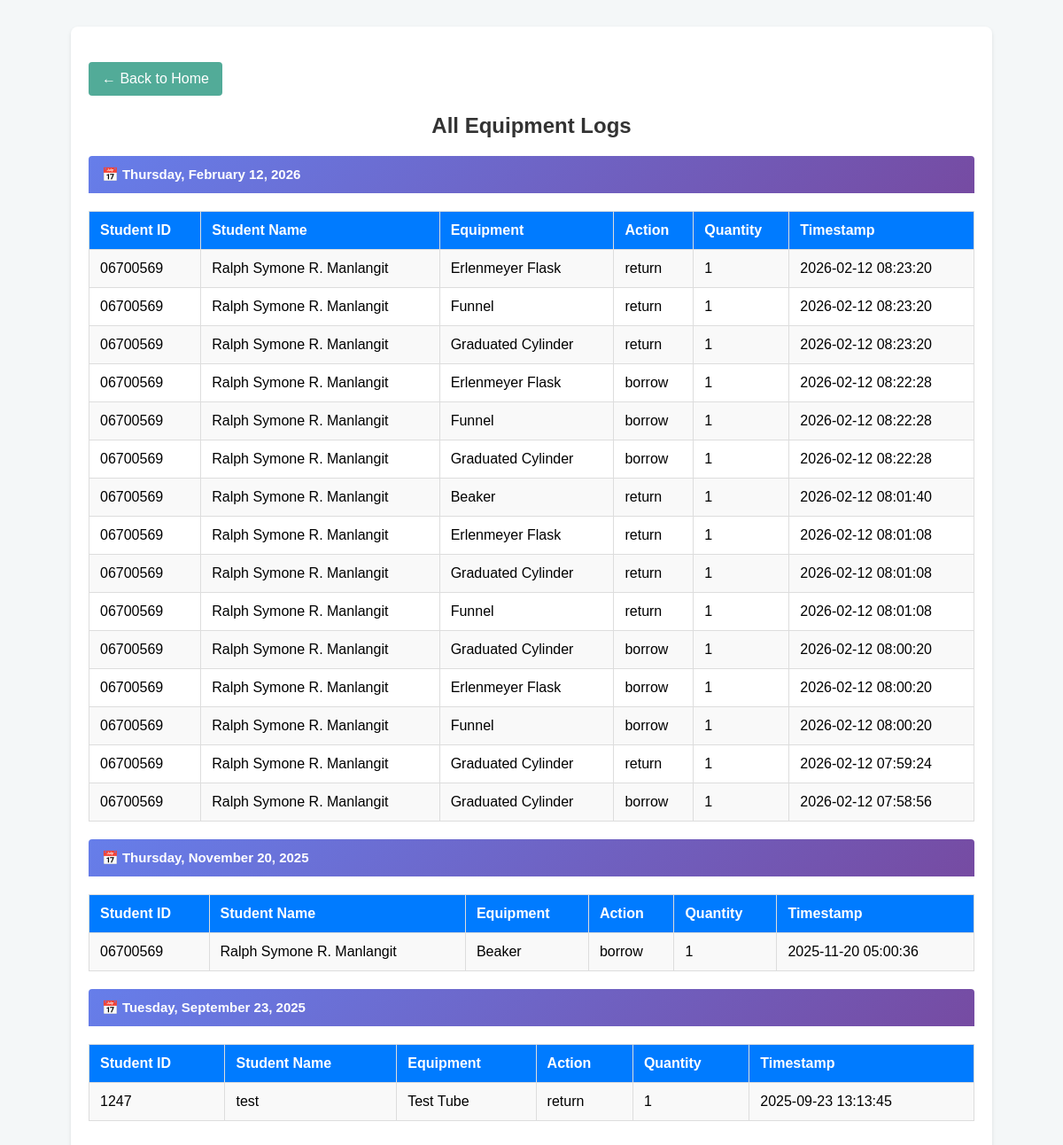
The app's page /history with its own data.
### tables this page shows
CREATE TABLE equipment_log (
            id INTEGER PRIMARY KEY AUTOINCREMENT,
            student_id TEXT NOT NULL,
            equipment_name TEXT NOT NULL,
            action TEXT CHECK(action IN ('borrow', 'return')),
            timestamp TEXT DEFAULT CURRENT_TIMESTAMP
        , number_of_equipment INTEGER DEFAULT 0, quantity INTEGER DEFAULT 1);

CREATE TABLE students (
            student_id TEXT PRIMARY KEY,
            name TEXT NOT NULL,
            course TEXT,
            year_level INTEGER
        , student_type TEXT DEFAULT 'college');

### app.py (the view)
@app.route('/history')
def history():
    conn = sqlite3.connect("database.db")
    c = conn.cursor()
    c.execute("""
        SELECT el.student_id, s.name, el.equipment_name, el.action, el.quantity, el.timestamp
        FROM equipment_log el
        LEFT JOIN students s ON el.student_id = s.student_id
        ORDER BY el.timestamp DESC
    """)
    logs = c.fetchall()
    conn.close()
    from datetime import datetime
    from collections import OrderedDict
    grouped_logs = OrderedDict()
    for log in logs:
        timestamp = log[5]
        date_str = timestamp.split(' ')[0] if timestamp else 'Unknown'
        try:
            date_obj = datetime.strptime(date_str, '%Y-%m-%d')
            date_display = date_obj.strftime('%A, %B %d, %Y')  # e.g., "Monday, January 15, 2024"
        except:
            date_display = date_str
        if date_display not in grouped_logs:
            grouped_logs[date_display] = []
        grouped_logs[date_display].append(log)
    return render_template('history.html', grouped_logs=grouped_logs)

### templates/history.html (shortened to what this page needs)
<!DOCTYPE html>
<html>
<head>
    <link rel="stylesheet" href="{{ url_for('static', filename='style.css') }}">
</head>
<body>
    <div class="container">
        <a href="/" class="back-button" style="display: inline-block; margin-bottom: 20px;">← Back to Home</a>
        <h2>All Equipment Logs</h2>
        {% if grouped_logs %}
            {% for date, logs in grouped_logs.items() %}
            <div class="date-header">📅 {{ date }}</div>
            <table>
                <tr>
                    <th>Student ID</th>
                    <th>Student Name</th>
                    <th>Equipment</th>
                    <th>Action</th>
                    <th>Quantity</th>
                    <th>Timestamp</th>
                </tr>
                {% for row in logs %}
                <tr>
                    <td>{{ row[0] }}</td>
                    <td>{{ row[1] if row[1] else 'Unknown' }}</td>
                    <td>{{ row[2] }}</td>
                    <td>{{ row[3] }}</td>
                    <td>{{ row[4] }}</td>
                    <td>{{ row[5] }}</td>
                </tr>
                {% endfor %}
            </table>
            {% endfor %}
        {% else %}
        <p style="text-align: center; color: #666; padding: 20px;">No records found.</p>
        {% endif %}
    </div>
</body>
</html>

### static/style.css (style rules this page uses)
body { font-family: 'Segoe UI', Tahoma, Geneva, Verdana, sans-serif; background: linear-gradient(to right, #e9f1fb, #f5f9ff); margin: 0; padding: 0; }
.container { max-width: 800px; margin: 40px auto; padding: 30px 40px; background-color: #ffffff; border-radius: 14px; box-shadow: 0 6px 25px rgba(0, 0, 0, 0.08); }
h1, h2 { color: #1f3b73; text-align: center; margin-bottom: 15px; }
a.back-button { display: inline-block; margin-top: 25px; padding: 10px 18px; background-color: #52ab98; color: white; text-decoration: none; border-radius: 6px; font-weight: 500; transition: background-color 0.3s; }
table { width: 100%; border-collapse: collapse; margin-top: 20px; }
table th, table td { padding: 10px 12px; text-align: left; border: 1px solid #ddd; }
table th { background-color: #1e90ff; color: white; }
table tr:nth-child(even) { background-color: #f7f9fc; }
h2 { margin-top: 30px; text-align: center; }

### templates/history.html (style rules this page uses)
body { font-family: Arial, sans-serif; background: #f4f7f8; margin: 0; padding: 0; }
.container { max-width: 1000px; margin: 30px auto; padding: 20px; background: white; border-radius: 8px; box-shadow: 0 2px 4px rgba(0,0,0,0.1); }
h2 { color: #333; margin-top: 0; }
.date-header { background: linear-gradient(135deg, #667eea 0%, #764ba2 100%); color: white; padding: 12px 15px; margin-top: 20px; margin-bottom: 0; border-radius: 4px 4px 0 0; font-weight: 600; font-size: 15px; }
table { width: 100%; border-collapse: collapse; margin-bottom: 20px; }
table th, table td { padding: 12px; text-align: left; border-bottom: 1px solid #ddd; }
table th { background-color: #007bff; color: white; font-weight: 600; }
table tr:nth-child(even) { background-color: #f9f9f9; }
a.back-button { display: inline-block; margin-top: 20px; padding: 10px 15px; background-color: #52ab98; color: white; text-decoration: none; border-radius: 4px; }

### records on screen
equipment_log: student "06700569", name "Ralph Symone R. Manlangit", equipment_name "Erlenmeyer Flask", action "return", quantity "1", timestamp "2026-02-12 08:23:20"
equipment_log: student "06700569", name "Ralph Symone R. Manlangit", equipment_name "Funnel", action "return", quantity "1", timestamp "2026-02-12 08:23:20"
equipment_log: student "06700569", name "Ralph Symone R. Manlangit", equipment_name "Graduated Cylinder", action "return", quantity "1", timestamp "2026-02-12 08:23:20"
equipment_log: student "06700569", name "Ralph Symone R. Manlangit", equipment_name "Erlenmeyer Flask", action "borrow", quantity "1", timestamp "2026-02-12 08:22:28"
equipment_log: student "06700569", name "Ralph Symone R. Manlangit", equipment_name "Funnel", action "borrow", quantity "1", timestamp "2026-02-12 08:22:28"
equipment_log: student "06700569", name "Ralph Symone R. Manlangit", equipment_name "Graduated Cylinder", action "borrow", quantity "1", timestamp "2026-02-12 08:22:28"
equipment_log: student "06700569", name "Ralph Symone R. Manlangit", equipment_name "Beaker", action "return", quantity "1", timestamp "2026-02-12 08:01:40"
equipment_log: student "06700569", name "Ralph Symone R. Manlangit", equipment_name "Erlenmeyer Flask", action "return", quantity "1", timestamp "2026-02-12 08:01:08"
equipment_log: student "06700569", name "Ralph Symone R. Manlangit", equipment_name "Graduated Cylinder", action "return", quantity "1", timestamp "2026-02-12 08:01:08"
equipment_log: student "06700569", name "Ralph Symone R. Manlangit", equipment_name "Funnel", action "return", quantity "1", timestamp "2026-02-12 08:01:08"
equipment_log: student "06700569", name "Ralph Symone R. Manlangit", equipment_name "Graduated Cylinder", action "borrow", quantity "1", timestamp "2026-02-12 08:00:20"
equipment_log: student "06700569", name "Ralph Symone R. Manlangit", equipment_name "Erlenmeyer Flask", action "borrow", quantity "1", timestamp "2026-02-12 08:00:20"
equipment_log: student "06700569", name "Ralph Symone R. Manlangit", equipment_name "Funnel", action "borrow", quantity "1", timestamp "2026-02-12 08:00:20"
equipment_log: student "06700569", name "Ralph Symone R. Manlangit", equipment_name "Graduated Cylinder", action "return", quantity "1", timestamp "2026-02-12 07:59:24"
equipment_log: student "06700569", name "Ralph Symone R. Manlangit", equipment_name "Graduated Cylinder", action "borrow", quantity "1", timestamp "2026-02-12 07:58:56"
equipment_log: student "06700569", name "Ralph Symone R. Manlangit", equipment_name "Beaker", action "borrow", quantity "1", timestamp "2025-11-20 05:00:36"
equipment_log: student "1247", name "test", equipment_name "Test Tube", action "return", quantity "1", timestamp "2025-09-23 13:13:45"

### other values on screen
{{ date }} "Thursday, February 12, 2026" "Thursday, November 20, 2025" "Tuesday, September 23, 2025"
